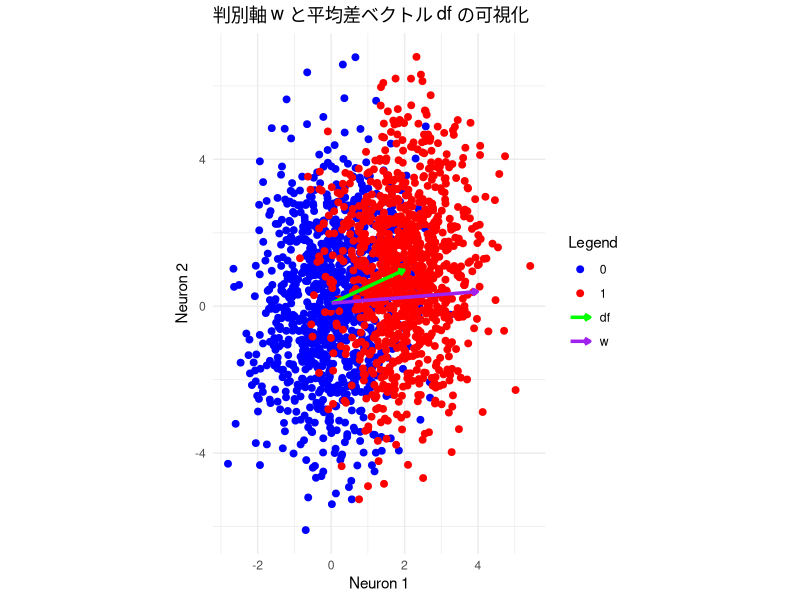

Reproduce this figure in R.
library(ggplot2)

set.seed(123)
n <- 1000
neuron1_0 <- rnorm(n, mean = 0, sd = 1)
neuron2_0 <- rnorm(n, mean = 0, sd = 2)
neuron1_1 <- rnorm(n, mean = 2, sd = 1)
neuron2_1 <- rnorm(n, mean = 1, sd = 2)

data <- data.frame(
  Stimulus_bin = factor(c(rep(0, n), rep(1, n))),
  neuron1 = c(neuron1_0, neuron1_1),
  neuron2 = c(neuron2_0, neuron2_1)
)

neurons <- c("neuron1", "neuron2")

# 平均差ベクトル df
data0 <- data[data$Stimulus_bin == 0, neurons]
data1 <- data[data$Stimulus_bin == 1, neurons]
df <- colMeans(data1) - colMeans(data0)

# 共分散行列と正則化
lambda <- 0.01
Sigma <- (cov(data0) + cov(data1)) / 2
Sigma <- Sigma + lambda * diag(length(neurons))

# 判別軸 w
w <- solve(Sigma) %*% df
w_scaled <- as.numeric(w) * 2   # 見やすいようにスケーリング

# 平均ベクトル
mean0 <- colMeans(data0)
mean1 <- colMeans(data1)

# ggplot用データフレーム
arrows_df <- data.frame(
  x = c(mean0[1], mean0[1]),
  y = c(mean0[2], mean0[2]),
  xend = c(mean0[1] + df[1], mean0[1] + w_scaled[1]),
  yend = c(mean0[2] + df[2], mean0[2] + w_scaled[2]),
  type = c("df", "w")
)

ggplot(data, aes(x = neuron1, y = neuron2, color = Stimulus_bin)) +
  geom_point(size = 2) +
  geom_point(aes(x = mean0[1], y = mean0[2]), color = "blue", size = 4) +
  geom_point(aes(x = mean1[1], y = mean1[2]), color = "red", size = 4) +
  geom_segment(data = arrows_df, 
               aes(x = x, y = y, xend = xend, yend = yend, color = type),
               arrow = arrow(length = unit(0.15,"cm")), lwd = 1.2) +
  coord_fixed() +
  scale_color_manual(values = c("0" = "blue", "1" = "red", "df" = "green", "w" = "purple")) +
  labs(title = "判別軸 w と平均差ベクトル df の可視化",
       x = "Neuron 1", y = "Neuron 2", color = "Legend") +
  theme_minimal()
